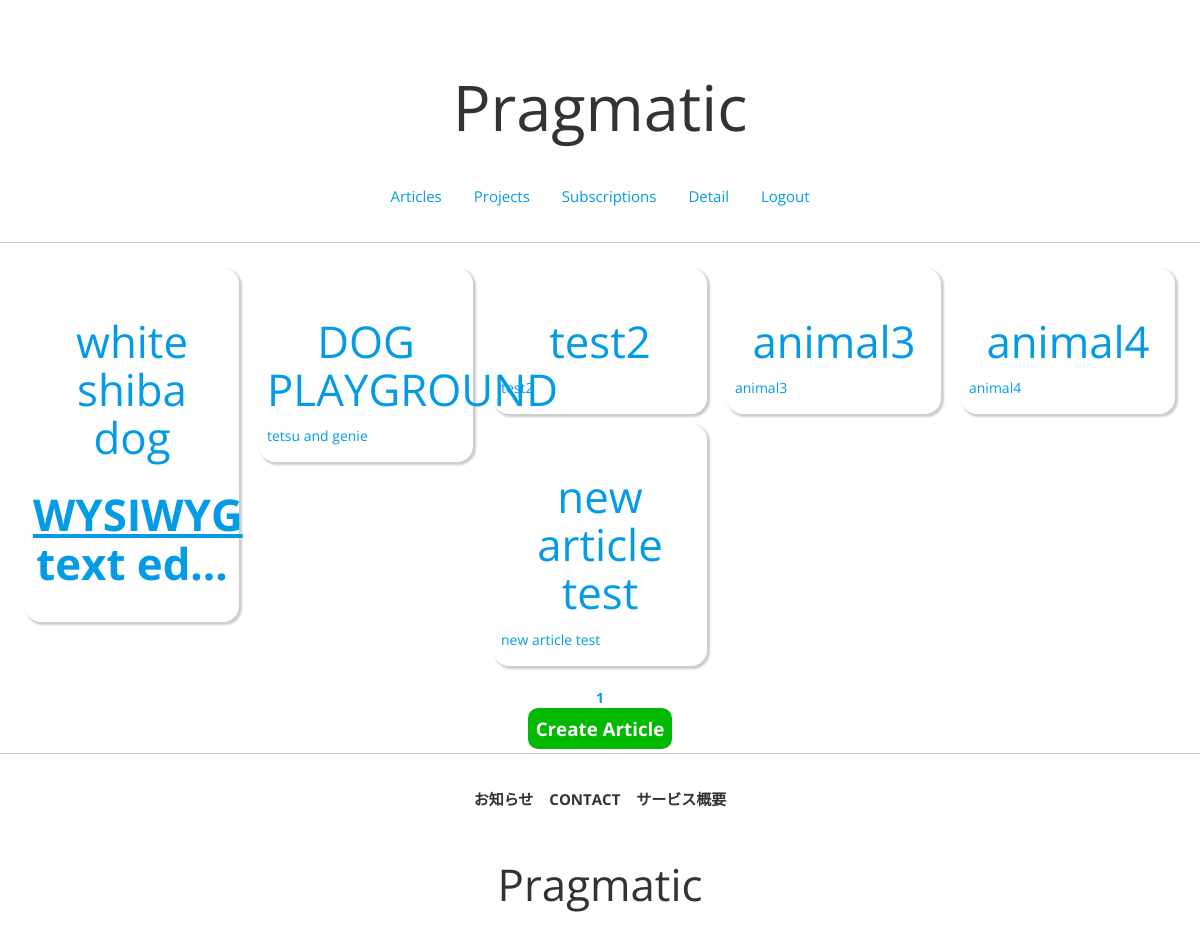
Screenshot of /subscriptions/list/ (signed in) with the database file from the repository.
### articleapp/models.py (models this page shows)
class Article(models.Model):
    writer = models.ForeignKey(
        User, on_delete=models.SET_NULL, related_name='article', null=True)
    project = models.ForeignKey(
        Project, on_delete=models.SET_NULL, related_name='article', null=True)
    title = models.CharField(max_length=200, null=True)
    image = models.ImageField(upload_to='article/', null=False)
    content = models.TextField(null=True)
    good = models.IntegerField(default=0)
    created_at = models.DateField(auto_now_add=True, null=True)

### subscribeapp/views.py (the view)
# urls.py: path('list/', SubscriptionListView.as_view(), name='list'),
@method_decorator(login_required, 'get')
class SubscriptionListView(ListView):
    model = Article
    context_object_name = 'article_list'
    template_name = 'subscribeapp/list.html'
    paginate_by = 10
    def get_queryset(self):
        projects = Subscription.objects.filter(
            user=self.request.user).values_list('project')
        article_list = Article.objects.filter(project__in=projects)
        return article_list

### subscribeapp/templates/subscribeapp/list.html
{% extends 'base.html' %}
{% load static %}
{% block content %}
{% include 'snippets/related_list.html' with article_list=article_list %}
{% endblock %}

### templates/snippets/related_list.html
{% load static %}
{% block content %}
<section class="related-section">
    {% if article_list %}
    <div class="wf-container">
        {% for article in article_list %}
            <div class="wf-box">
                <a href="{% url 'articleapp:detail' pk=article.pk %}">
                {% include 'snippets/card.html' with article=article %}
                </a>
            </div>
        {% endfor %}
    </div>
    {% else %}
    <div style="text-align:center">
        <h2>No Article</h2>
    </div>
    {% endif %}
    {% include 'snippets/pagination.html' with page_obj=page_obj %}
    <a href="{% url 'articleapp:create' %}" class="submit-btn">Create Article</a>
</section>
{% endblock %}

### templates/snippets/card.html (shortened to what this page needs)
{%if article_list %}
<div class="content">
    <h3>{{ article.title | truncatechars:16 }}</h3>
    <p>{{ article.content | safe | truncatechars:30 }}</p>
</div>
{% endif %}

### static/css/variables.css (style rules this page uses)
:root { --line-color: #00b900; --edit-color: #ffb74d; --alert-color: #f44336; --default-color: #d7ccc8; --header-color: #f0f4c3; --settings-color: #f5f5f5; }

### static/css/base.css (style rules this page uses)
* { box-sizing: border-box; margin: 0; padding: 0; }
body { font-family: "Open Sans", sans-serif; font-size: 14px; color: #333; }
h3 { font-size: 1.8rem; }
h3 { font-size: 1.6rem; }
a { padding: 8px; }
.default-btn, .submit-btn, .delete-btn, .alert-btn, .edit-btn { border: none; border-radius: 10px; font-size: 1.25rem; margin-top: 1rem; color: white; background-color: var(--default-color); padding: 8px; text-align: center; }
.submit-btn { background-color: var(--line-color); }

### static/css/project.css (style rules this page uses)
.project-section, .related-section { display: flex; flex-direction: column; justify-content: center; align-items: center; }

### static/css/wf-style.css (style rules this page uses)
.wf-container { margin: 0 auto; }
.wf-container:before, .wf-container:after { content: ""; display: table; }
.wf-container:after { clear: both; }
.wf-box { margin: 10px; border-radius: 16px; box-shadow: 2px 2px 2px 1px rgba(0, 0, 0, 0.2); }
.wf-box .content { padding: 5px 8px; }
.wf-box .content h3 { text-align: center; margin-bottom: 16px; }
@media screen and (min-width: 768px) { .wf-container { width: 750px; } }
@media screen and (min-width: 992px) { .wf-container { width: 970px; } }
@media screen and (min-width: 1200px) { .wf-container { width: 1170px; } }

### rows the page displays
Article: title "white shiba dog", content "WYSIWYG text ed…"
Article: title "DOG PLAYGROUND", content "tetsu and genie"
Article: title "test2", content "test2"
Article: title "animal3", content "animal3"
Article: title "animal4", content "animal4"
Article: title "new article test", content "new article test"

### other values shown
{{ page_obj.number }} "1"
